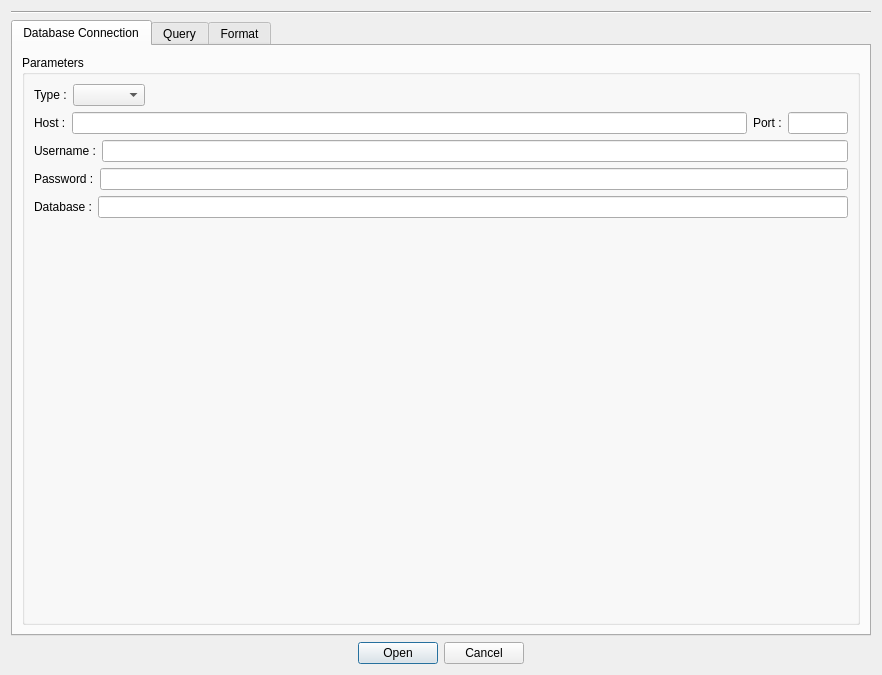
<?xml version="1.0" encoding="UTF-8"?>
<ui version="4.0">
 <class>DbParams</class>
 <widget class="QDialog" name="DbParams">
  <property name="geometry">
   <rect>
    <x>0</x>
    <y>0</y>
    <width>882</width>
    <height>675</height>
   </rect>
  </property>
  <property name="windowTitle">
   <string>Dialog</string>
  </property>
  <layout class="QVBoxLayout" name="verticalLayout">
   <item>
    <layout class="QVBoxLayout" name="presets_layout">
     <property name="sizeConstraint">
      <enum>QLayout::SetMaximumSize</enum>
     </property>
    </layout>
   </item>
   <item>
    <widget class="Line" name="line">
     <property name="orientation">
      <enum>Qt::Horizontal</enum>
     </property>
    </widget>
   </item>
   <item>
    <widget class="QTabWidget" name="tabWidget">
     <property name="sizePolicy">
      <sizepolicy hsizetype="MinimumExpanding" vsizetype="MinimumExpanding">
       <horstretch>0</horstretch>
       <verstretch>0</verstretch>
      </sizepolicy>
     </property>
     <property name="currentIndex">
      <number>0</number>
     </property>
     <widget class="QWidget" name="tab">
      <attribute name="title">
       <string>Database Connection</string>
      </attribute>
      <layout class="QGridLayout" name="gridLayout">
       <item row="0" column="0">
        <layout class="QHBoxLayout" name="horizontalLayout">
         <item>
          <widget class="QGroupBox" name="groupBox_2">
           <property name="sizePolicy">
            <sizepolicy hsizetype="MinimumExpanding" vsizetype="MinimumExpanding">
             <horstretch>0</horstretch>
             <verstretch>0</verstretch>
            </sizepolicy>
           </property>
           <property name="title">
            <string>Parameters</string>
           </property>
           <property name="flat">
            <bool>false</bool>
           </property>
           <property name="checkable">
            <bool>false</bool>
           </property>
           <layout class="QVBoxLayout" name="verticalLayout_2">
            <item>
             <layout class="QHBoxLayout" name="horizontalLayout_11">
              <item>
               <widget class="QLabel" name="label_9">
                <property name="sizePolicy">
                 <sizepolicy hsizetype="Maximum" vsizetype="Maximum">
                  <horstretch>0</horstretch>
                  <verstretch>0</verstretch>
                 </sizepolicy>
                </property>
                <property name="text">
                 <string>Type :</string>
                </property>
               </widget>
              </item>
              <item>
               <widget class="QComboBox" name="_combo_type">
                <property name="sizePolicy">
                 <sizepolicy hsizetype="Maximum" vsizetype="Fixed">
                  <horstretch>0</horstretch>
                  <verstretch>0</verstretch>
                 </sizepolicy>
                </property>
               </widget>
              </item>
              <item>
               <spacer name="horizontalSpacer_5">
                <property name="orientation">
                 <enum>Qt::Horizontal</enum>
                </property>
                <property name="sizeHint" stdset="0">
                 <size>
                  <width>40</width>
                  <height>20</height>
                 </size>
                </property>
               </spacer>
              </item>
             </layout>
            </item>
            <item>
             <layout class="QHBoxLayout" name="_layout_host">
              <item>
               <widget class="QLabel" name="label_2">
                <property name="sizePolicy">
                 <sizepolicy hsizetype="Maximum" vsizetype="Maximum">
                  <horstretch>0</horstretch>
                  <verstretch>0</verstretch>
                 </sizepolicy>
                </property>
                <property name="text">
                 <string>Host :</string>
                </property>
               </widget>
              </item>
              <item>
               <widget class="QLineEdit" name="_txt_host"/>
              </item>
              <item>
               <widget class="QLabel" name="label_3">
                <property name="sizePolicy">
                 <sizepolicy hsizetype="Maximum" vsizetype="Maximum">
                  <horstretch>0</horstretch>
                  <verstretch>0</verstretch>
                 </sizepolicy>
                </property>
                <property name="text">
                 <string>Port :</string>
                </property>
               </widget>
              </item>
              <item>
               <widget class="QLineEdit" name="_txt_port">
                <property name="sizePolicy">
                 <sizepolicy hsizetype="Maximum" vsizetype="Fixed">
                  <horstretch>0</horstretch>
                  <verstretch>0</verstretch>
                 </sizepolicy>
                </property>
                <property name="maximumSize">
                 <size>
                  <width>60</width>
                  <height>16777215</height>
                 </size>
                </property>
               </widget>
              </item>
             </layout>
            </item>
            <item>
             <layout class="QHBoxLayout" name="_layout_username">
              <item>
               <widget class="QLabel" name="label_4">
                <property name="sizePolicy">
                 <sizepolicy hsizetype="Maximum" vsizetype="Maximum">
                  <horstretch>0</horstretch>
                  <verstretch>0</verstretch>
                 </sizepolicy>
                </property>
                <property name="text">
                 <string>Username :</string>
                </property>
               </widget>
              </item>
              <item>
               <widget class="QLineEdit" name="_txt_user"/>
              </item>
             </layout>
            </item>
            <item>
             <layout class="QHBoxLayout" name="_layout_password">
              <item>
               <widget class="QLabel" name="label_5">
                <property name="sizePolicy">
                 <sizepolicy hsizetype="Maximum" vsizetype="Maximum">
                  <horstretch>0</horstretch>
                  <verstretch>0</verstretch>
                 </sizepolicy>
                </property>
                <property name="text">
                 <string>Password :</string>
                </property>
               </widget>
              </item>
              <item>
               <widget class="QLineEdit" name="_txt_pwd">
                <property name="echoMode">
                 <enum>QLineEdit::Password</enum>
                </property>
                <property name="placeholderText">
                 <string notr="true"/>
                </property>
               </widget>
              </item>
             </layout>
            </item>
            <item>
             <layout class="QHBoxLayout" name="_layout_db">
              <item>
               <widget class="QLabel" name="label_10">
                <property name="text">
                 <string>Database :</string>
                </property>
               </widget>
              </item>
              <item>
               <widget class="QLineEdit" name="_txt_dbname"/>
              </item>
             </layout>
            </item>
            <item>
             <spacer name="verticalSpacer">
              <property name="orientation">
               <enum>Qt::Vertical</enum>
              </property>
              <property name="sizeHint" stdset="0">
               <size>
                <width>20</width>
                <height>40</height>
               </size>
              </property>
             </spacer>
            </item>
           </layout>
          </widget>
         </item>
        </layout>
       </item>
      </layout>
     </widget>
     <widget class="QWidget" name="tab_2">
      <property name="sizePolicy">
       <sizepolicy hsizetype="MinimumExpanding" vsizetype="MinimumExpanding">
        <horstretch>0</horstretch>
        <verstretch>0</verstretch>
       </sizepolicy>
      </property>
      <attribute name="title">
       <string>Query</string>
      </attribute>
      <layout class="QVBoxLayout" name="verticalLayout_9">
       <item>
        <layout class="QVBoxLayout" name="verticalLayout_7">
         <item>
          <widget class="QGroupBox" name="groupBox_3">
           <property name="sizePolicy">
            <sizepolicy hsizetype="MinimumExpanding" vsizetype="MinimumExpanding">
             <horstretch>0</horstretch>
             <verstretch>0</verstretch>
            </sizepolicy>
           </property>
           <property name="title">
            <string>Query</string>
           </property>
           <layout class="QVBoxLayout" name="verticalLayout_8">
            <item>
             <widget class="QPlainTextEdit" name="_txt_query">
              <property name="sizePolicy">
               <sizepolicy hsizetype="MinimumExpanding" vsizetype="MinimumExpanding">
                <horstretch>0</horstretch>
                <verstretch>10</verstretch>
               </sizepolicy>
              </property>
             </widget>
            </item>
            <item>
             <layout class="QHBoxLayout" name="horizontalLayout_7">
              <item>
               <spacer name="horizontalSpacer_2">
                <property name="orientation">
                 <enum>Qt::Horizontal</enum>
                </property>
                <property name="sizeHint" stdset="0">
                 <size>
                  <width>40</width>
                  <height>20</height>
                 </size>
                </property>
               </spacer>
              </item>
              <item>
               <widget class="QLabel" name="label_8">
                <property name="sizePolicy">
                 <sizepolicy hsizetype="Maximum" vsizetype="Maximum">
                  <horstretch>0</horstretch>
                  <verstretch>0</verstretch>
                 </sizepolicy>
                </property>
                <property name="text">
                 <string>View the results of this query with </string>
                </property>
               </widget>
              </item>
              <item>
               <widget class="QLineEdit" name="_txt_nrows">
                <property name="sizePolicy">
                 <sizepolicy hsizetype="Maximum" vsizetype="Maximum">
                  <horstretch>0</horstretch>
                  <verstretch>0</verstretch>
                 </sizepolicy>
                </property>
               </widget>
              </item>
              <item>
               <widget class="QLabel" name="label_7">
                <property name="sizePolicy">
                 <sizepolicy hsizetype="Maximum" vsizetype="Maximum">
                  <horstretch>0</horstretch>
                  <verstretch>0</verstretch>
                 </sizepolicy>
                </property>
                <property name="text">
                 <string>rows</string>
                </property>
               </widget>
              </item>
              <item>
               <widget class="QPushButton" name="_btn_query_preview">
                <property name="sizePolicy">
                 <sizepolicy hsizetype="Maximum" vsizetype="Maximum">
                  <horstretch>0</horstretch>
                  <verstretch>0</verstretch>
                 </sizepolicy>
                </property>
                <property name="text">
                 <string>Preview</string>
                </property>
               </widget>
              </item>
              <item>
               <spacer name="horizontalSpacer">
                <property name="orientation">
                 <enum>Qt::Horizontal</enum>
                </property>
                <property name="sizeHint" stdset="0">
                 <size>
                  <width>40</width>
                  <height>20</height>
                 </size>
                </property>
               </spacer>
              </item>
             </layout>
            </item>
            <item>
             <widget class="QGroupBox" name="groupBox">
              <property name="title">
               <string>Tables</string>
              </property>
              <layout class="QVBoxLayout" name="verticalLayout_10">
               <item>
                <widget class="QListWidget" name="_tables_list">
                 <property name="sizePolicy">
                  <sizepolicy hsizetype="MinimumExpanding" vsizetype="MinimumExpanding">
                   <horstretch>0</horstretch>
                   <verstretch>0</verstretch>
                  </sizepolicy>
                 </property>
                </widget>
               </item>
               <item>
                <widget class="QPushButton" name="_update_tables_button">
                 <property name="text">
                  <string>&amp;update</string>
                 </property>
                </widget>
               </item>
              </layout>
             </widget>
            </item>
           </layout>
          </widget>
         </item>
        </layout>
       </item>
      </layout>
     </widget>
     <widget class="QWidget" name="tab_3">
      <attribute name="title">
       <string>Format</string>
      </attribute>
      <layout class="QVBoxLayout" name="verticalLayout_12">
       <item>
        <layout class="QVBoxLayout" name="verticalLayout_11">
         <item>
          <widget class="QGroupBox" name="groupBox_4">
           <property name="title">
            <string>Formats</string>
           </property>
           <layout class="QVBoxLayout" name="verticalLayout_4">
            <item>
             <layout class="QHBoxLayout" name="horizontalLayout_8">
              <item>
               <widget class="QRadioButton" name="_radio_use_existing">
                <property name="sizePolicy">
                 <sizepolicy hsizetype="Maximum" vsizetype="Maximum">
                  <horstretch>0</horstretch>
                  <verstretch>0</verstretch>
                 </sizepolicy>
                </property>
                <property name="text">
                 <string>Use an e&amp;xisting database format :</string>
                </property>
                <property name="checked">
                 <bool>false</bool>
                </property>
               </widget>
              </item>
              <item>
               <widget class="QComboBox" name="_combo_formats"/>
              </item>
              <item>
               <widget class="QPushButton" name="_btn_edit_existing">
                <property name="sizePolicy">
                 <sizepolicy hsizetype="Maximum" vsizetype="Maximum">
                  <horstretch>0</horstretch>
                  <verstretch>0</verstretch>
                 </sizepolicy>
                </property>
                <property name="text">
                 <string>Edit...</string>
                </property>
               </widget>
              </item>
             </layout>
            </item>
            <item>
             <layout class="QHBoxLayout" name="horizontalLayout_10">
              <item>
               <widget class="QRadioButton" name="_radio_new_format">
                <property name="text">
                 <string>Use a format based on this query using these fields :</string>
                </property>
                <property name="checked">
                 <bool>true</bool>
                </property>
               </widget>
              </item>
              <item>
               <widget class="QPushButton" name="_btn_update_fields">
                <property name="sizePolicy">
                 <sizepolicy hsizetype="Maximum" vsizetype="Maximum">
                  <horstretch>0</horstretch>
                  <verstretch>0</verstretch>
                 </sizepolicy>
                </property>
                <property name="text">
                 <string>Update fields</string>
                </property>
               </widget>
              </item>
              <item>
               <widget class="QPushButton" name="_btn_edit_new">
                <property name="sizePolicy">
                 <sizepolicy hsizetype="Maximum" vsizetype="Fixed">
                  <horstretch>0</horstretch>
                  <verstretch>0</verstretch>
                 </sizepolicy>
                </property>
                <property name="text">
                 <string>Edit...</string>
                </property>
               </widget>
              </item>
             </layout>
            </item>
            <item>
             <widget class="QTableWidget" name="_table_fields">
              <property name="sizePolicy">
               <sizepolicy hsizetype="Expanding" vsizetype="Expanding">
                <horstretch>0</horstretch>
                <verstretch>0</verstretch>
               </sizepolicy>
              </property>
              <property name="editTriggers">
               <set>QAbstractItemView::NoEditTriggers</set>
              </property>
              <property name="dragDropOverwriteMode">
               <bool>false</bool>
              </property>
             </widget>
            </item>
            <item>
             <layout class="QHBoxLayout" name="horizontalLayout_9">
              <item>
               <spacer name="horizontalSpacer_3">
                <property name="orientation">
                 <enum>Qt::Horizontal</enum>
                </property>
                <property name="sizeHint" stdset="0">
                 <size>
                  <width>40</width>
                  <height>20</height>
                 </size>
                </property>
               </spacer>
              </item>
              <item>
               <widget class="QPushButton" name="_btn_saveas">
                <property name="text">
                 <string>Save as...</string>
                </property>
               </widget>
              </item>
             </layout>
            </item>
           </layout>
          </widget>
         </item>
        </layout>
       </item>
      </layout>
     </widget>
    </widget>
   </item>
   <item>
    <widget class="QDialogButtonBox" name="buttonBox">
     <property name="orientation">
      <enum>Qt::Horizontal</enum>
     </property>
     <property name="standardButtons">
      <set>QDialogButtonBox::Cancel|QDialogButtonBox::Open</set>
     </property>
     <property name="centerButtons">
      <bool>true</bool>
     </property>
    </widget>
   </item>
  </layout>
 </widget>
 <resources/>
 <connections>
  <connection>
   <sender>buttonBox</sender>
   <signal>rejected()</signal>
   <receiver>DbParams</receiver>
   <slot>reject()</slot>
   <hints>
    <hint type="sourcelabel">
     <x>316</x>
     <y>260</y>
    </hint>
    <hint type="destinationlabel">
     <x>286</x>
     <y>274</y>
    </hint>
   </hints>
  </connection>
 </connections>
</ui>
